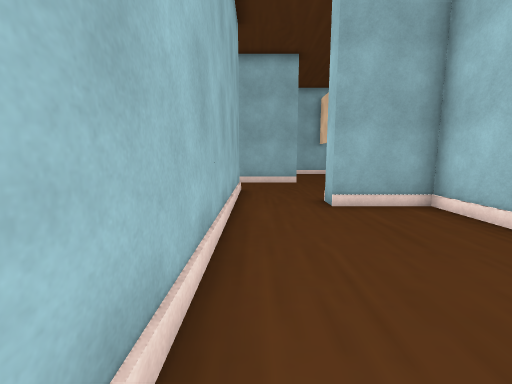
view 1 (above)

21 first-person views from a walk through a 3-D level made in the Unity game engine. The camera is 1.3 m above the floor, tilts 8° down and sees 90° across. The floor is counted in squares, 1 m on a side. Each view is taken from the middle of a square. On the plan, view 1 faces up. The plan holds only what a view shows up to about 13 squares ahead; the rest is blank. The place goes on beyond the plan. The player character is not drawn. Some animated figures are left out. Some surface patterns are stand-ins.

view 2
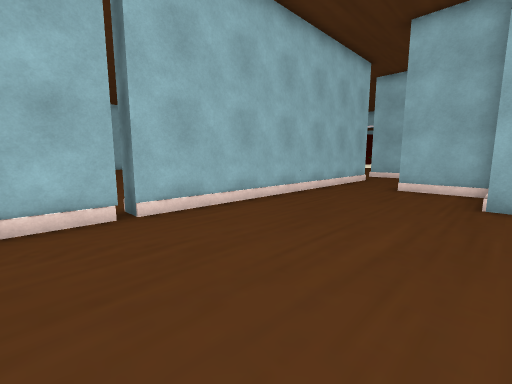

view 3
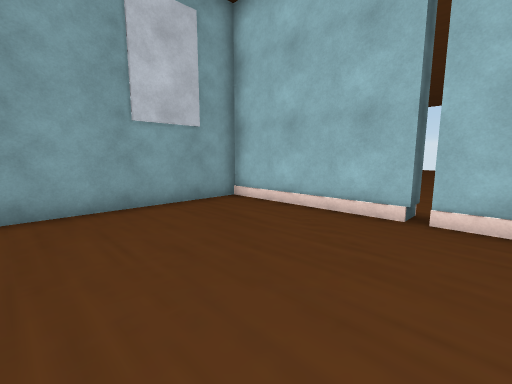

view 4
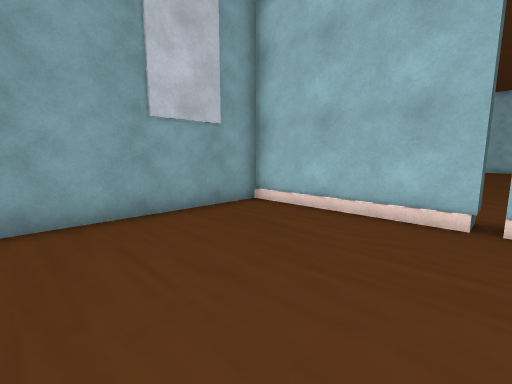

view 5
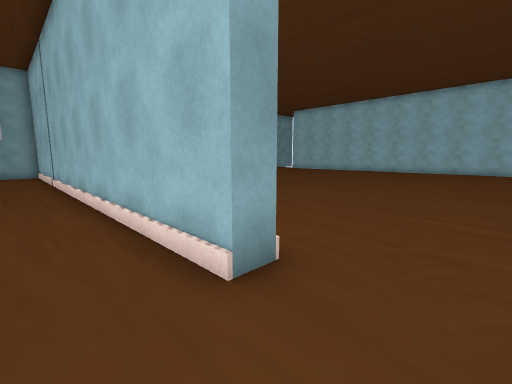

view 6
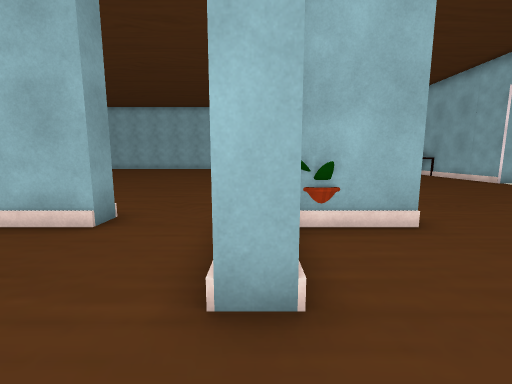

view 7
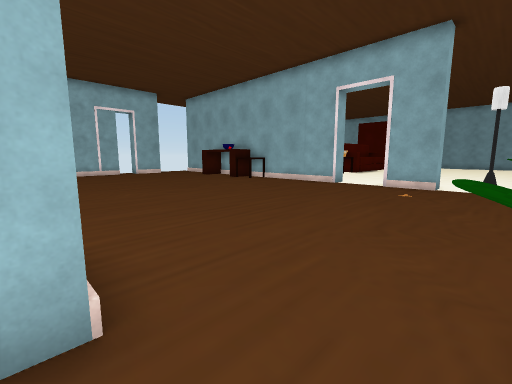

view 8
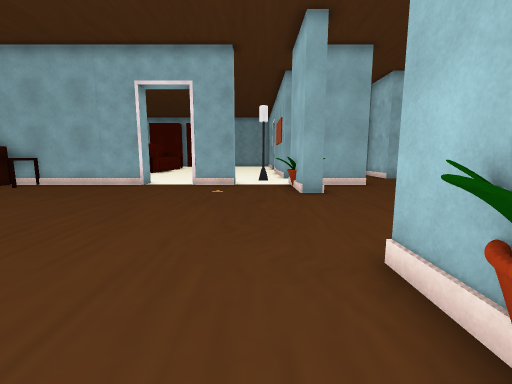

view 9
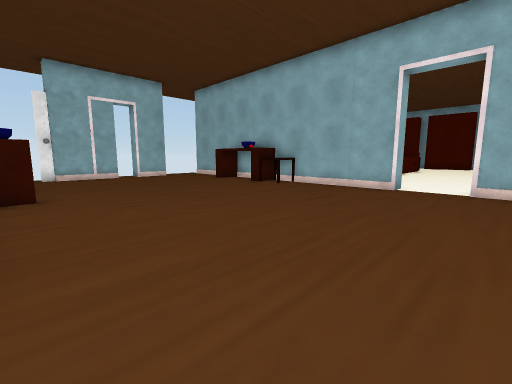

view 10
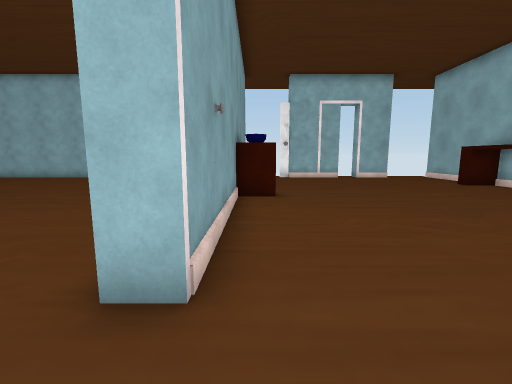

view 11
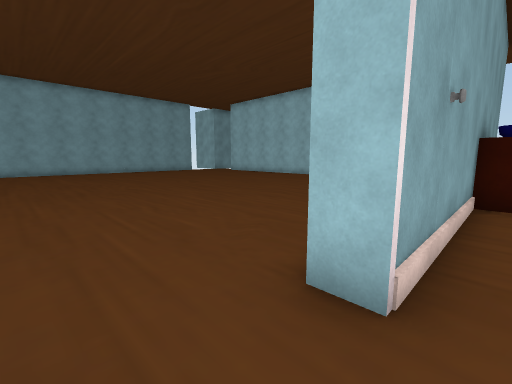

view 12
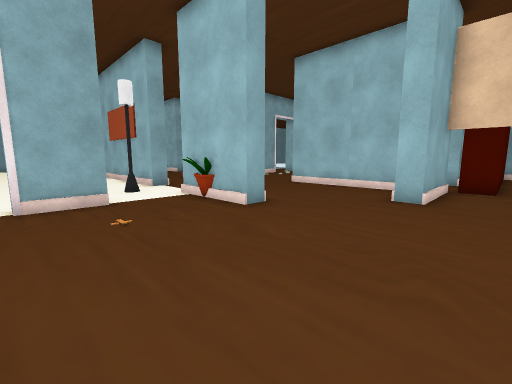

view 13
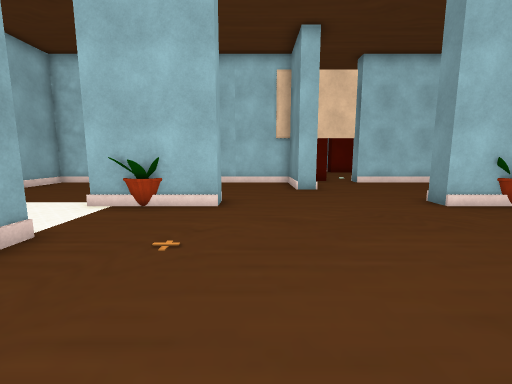

view 14
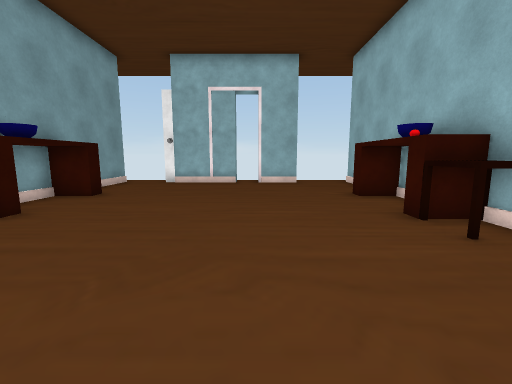

view 15
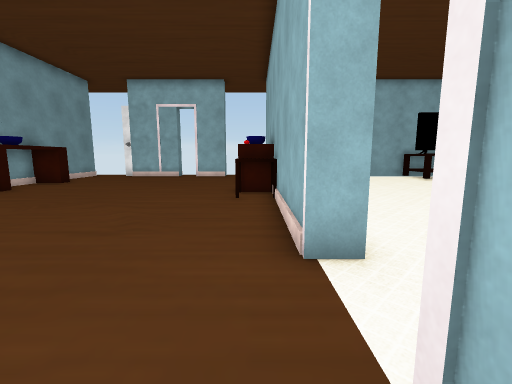

view 16
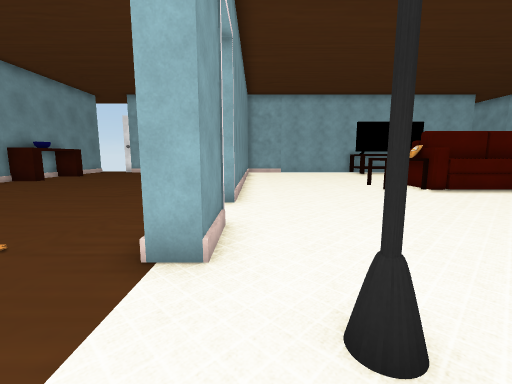

view 17
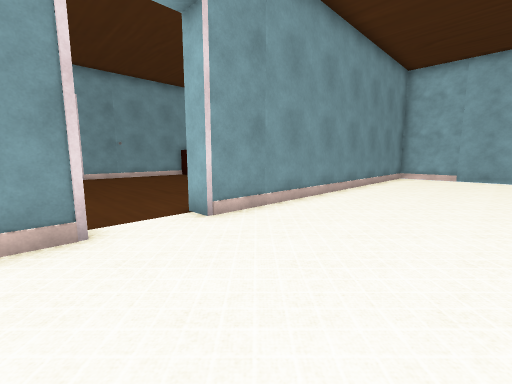

view 18
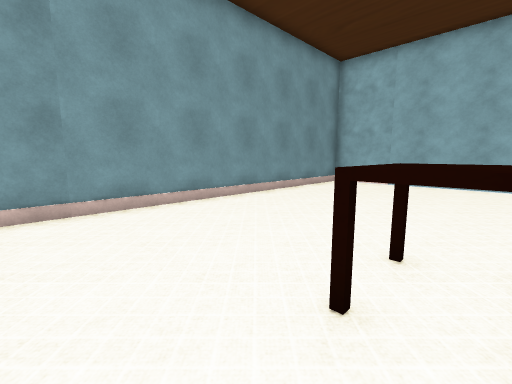

view 19
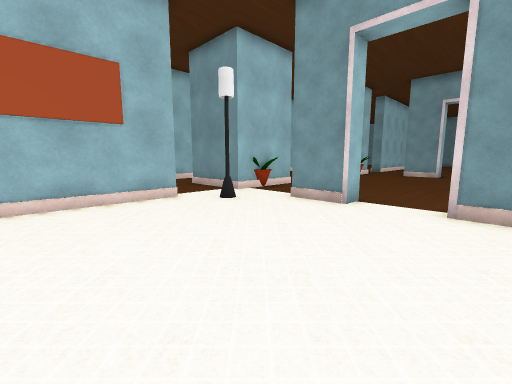

view 20
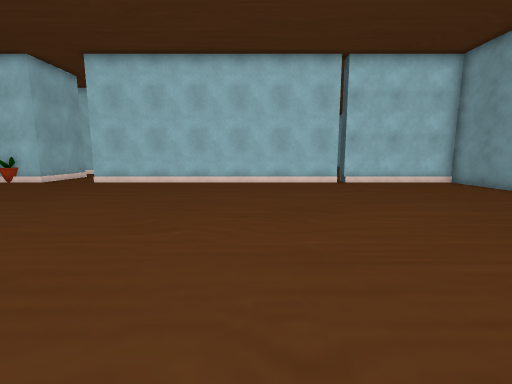

view 21
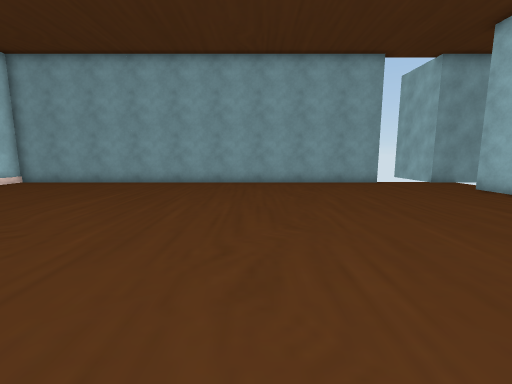

### Floor plan
Points are (right, up) in squares from view 1. A wall is a line through its corners. A room is listed if a view was taken in it or the views show most of it. See-through windows are left out.
Room 1 (views 1, 2, 3, 4)
walls: (-0.6, -2.3) (-0.6, -7.6) (5.1, -7.6); (5.1, 4) (4.5, 4); (4.6, 4.5) (4.6, 6.7) (2, 6.7) (2, 7.4); (-0.6, 7.5) (-0.6, -2)
ways out: opening at (0.5, 7) to room 2
Room 2 (views 5, 6, 7, 8, 9, 10, 11, 12, 13, 14, 15, 16, 17, 18, 19, 20, 21)
walls: (-14.5, 13.4) (-8.1, 13.4) (-8.1, 12.5); (-4, 13.4) (-4, 12.9); (-17.4, 13.4) (-16, 13.4); (-5.9, 24.7) (-5.9, 25.4) (-4, 25.4) (-4, 24.7) (-5.9, 24.7); (-22, 13.4) (-19.8, 13.4); (2, 13.4) (2, 12.6) (-1.4, 12.6) (-1.4, 16) (-0.6, 16) (-0.6, 14.4); (-0.6, 22) (-1.4, 22) (-1.4, 25.4) (2, 25.4); (-16.5, 24.7) (-17.4, 24.7); (-21.7, 19) (-21.7, 15.5); (-21.7, 22.1) (-21.7, 20.1); (4.6, 14.5) (4.6, 16) (5.1, 16); (-21.1, 24.7) (-22, 24.7); (-21, 25.4) (-8.1, 25.4) (-8.1, 24.7) (-14.4, 24.7); (5.4, 18.6) (2, 18.6) (2, 19.3) (4.6, 19.3) (4.6, 25); (2, 24.7) (0, 24.7); (-0.6, 28) (-1.4, 28) (-1.4, 32.1); (-1.4, -2) (-1.4, 10) (-0.6, 10) (-0.6, 7.5); (-21.7, -3.5) (-21.7, -5); (4.6, 29.3) (4.6, 30.6) (2.5, 30.6); (-21.7, 32) (-21.7, 26); (-19.1, -7.6) (-1.4, -7.6) (-1.4, -2.3); (-23.5, -7.6) (-21.7, -7.6)
ways out: opening at (0.5, 7) to room 1; gap at (-22, 19.5); gap at (-19, -8)
objects: table (-18, 14) to (-17, 14); table (-18, 24) to (-17, 24); bowl (-16, 14); bowl (-16, 24); table (-15, 14) to (-14, 14); table (-15, 24) to (-14, 24); other object (-13, 24); other object (-12, 31) to (-11, 31); other object (-12, 32) to (-11, 32); other object (-2, 14) to (0, 14); other object (-2, 24) to (0, 24); other object (5, 18)

Positions as (right, up) in squares from view 1, and headings:
1: (0, 0), facing up
2: (5, -4), facing up-left
3: (5, -1), facing down-left
4: (5, -2), facing down-left
5: (1, 12), facing down-left
6: (4, 13), facing left
7: (-2, 13), facing up-left
8: (-3, 13), facing up
9: (-5, 14), facing up-left
10: (-6, 14), facing left
11: (-6, 14), facing down-left
12: (-6, 17), facing up-right
13: (-8, 21), facing right
14: (-9, 20), facing left
15: (-5, 24), facing left
16: (-1, 26), facing left
17: (-5, 30), facing down-left
18: (-9, 32), facing down-left
19: (-9, 32), facing down-right
20: (-14, 2), facing right
21: (-13, 5), facing down
